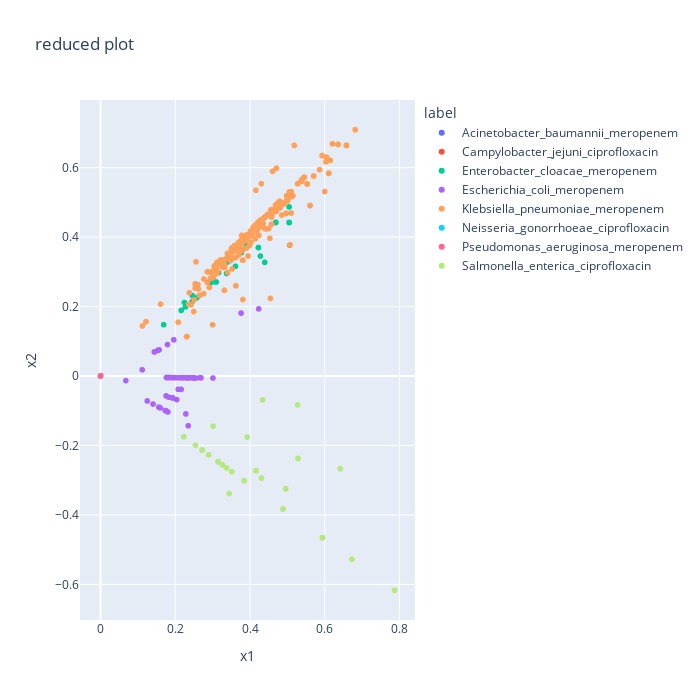

Notebook code cell kept with this figure:
### Code cell
lab = 'gen_spec_antib'
lab2 = 'phenotype'
embedding = amr_lsa
#embedding = amr_nmf
reduced_proj = pd.DataFrame({'x1': embedding[:,0], 'x2': embedding[:,1], 'label': metadata_tr[lab], 'label2': metadata_tr[lab2]})
fig = px.scatter(reduced_proj, x='x1', y='x2', hover_data='label2', color = 'label', title='reduced plot')
fig.update_layout(autosize=False, width=700, height=700)
fig.show()

### Figure 1 — Plotly figure (JSON) as saved in the notebook; plotly's stock layout.template omitted (floating-point values rounded to 4 significant figures; data arrays with more than 128 entries replaced by an {"elided": "..."} marker saying what was removed)
{"data": [{"customdata": {"elided": "269x1 str values"}, "hovertemplate": "label=Acinetobacter_baumannii_meropenem<br>x1=%{x}<br>x2=%{y}<br>label2=%{customdata[0]}<extra></extra>", "legendgroup": "Acinetobacter_baumannii_meropenem", "marker": {"color": "#636efa", "symbol": "circle"}, "mode": "markers", "name": "Acinetobacter_baumannii_meropenem", "showlegend": true, "type": "scattergl", "x": {"elided": "269 float values"}, "xaxis": "x", "y": {"elided": "269 float values"}, "yaxis": "y"}, {"customdata": {"elided": "475x1 str values"}, "hovertemplate": "label=Campylobacter_jejuni_ciprofloxacin<br>x1=%{x}<br>x2=%{y}<br>label2=%{customdata[0]}<extra></extra>", "legendgroup": "Campylobacter_jejuni_ciprofloxacin", "marker": {"color": "#EF553B", "symbol": "circle"}, "mode": "markers", "name": "Campylobacter_jejuni_ciprofloxacin", "showlegend": true, "type": "scattergl", "x": {"elided": "475 int values"}, "xaxis": "x", "y": {"elided": "475 int values"}, "yaxis": "y"}, {"customdata": [["Susceptible"], ["Susceptible"], ["Resistant"], ["Susceptible"], ["Resistant"], ["Resistant"], ["Resistant"], ["Susceptible"], ["Resistant"], ["Resistant"], ["Resistant"], ["Susceptible"], ["Resistant"], ["Resistant"], ["Resistant"], ["Susceptible"], ["Resistant"], ["Resistant"], ["Resistant"], ["Susceptible"], ["Resistant"], ["Resistant"], ["Resistant"], ["Resistant"], ["Resistant"], ["Resistant"], ["Resistant"], ["Resistant"], ["Susceptible"], ["Susceptible"], ["Resistant"], ["Resistant"], ["Susceptible"], ["Susceptible"], ["Susceptible"], ["Resistant"], ["Susceptible"], ["Resistant"], ["Resistant"], ["Resistant"], ["Resistant"], ["Susceptible"], ["Susceptible"], ["Susceptible"], ["Resistant"], ["Susceptible"], ["Susceptible"], ["Susceptible"], ["Susceptible"], ["Susceptible"], ["Susceptible"], ["Susceptible"], ["Susceptible"], ["Susceptible"], ["Susceptible"], ["Susceptible"], ["Susceptible"], ["Susceptible"], ["Susceptible"], ["Susceptible"], ["Susceptible"], ["Susceptible"], ["Susceptible"], ["Susceptible"], ["Susceptible"], ["Susceptible"], ["Resistant"], ["Resistant"]], "hovertemplate": "label=Enterobacter_cloacae_meropenem<br>x1=%{x}<br>x2=%{y}<br>label2=%{customdata[0]}<extra></extra>", "legendgroup": "Enterobacter_cloacae_meropenem", "marker": {"color": "#00cc96", "symbol": "circle"}, "mode": "markers", "name": "Enterobacter_cloacae_meropenem", "showlegend": true, "type": "scattergl", "x": [0.5048, 0.5048, 0.3374, 0.4278, 0.5046, 0.361, 0.5046, 0.1689, 0.2457, 0.2271, 0.2587, 0.5062, 0.4688, 0.3896, 0.3896, 0.5048, 0.2245, 0.5046, 0.4688, 0.2564, 0.4688, 0.4688, 0.5048, 0.4688, 0.377, 0.3766, 0.5048, 0.4688, 0.3374, 0.5048, 0.4688, 0.4688, 0.5048, 0.4224, 0.5048, 0.4688, 0.5048, 0.4688, 0.4688, 0.5048, 0.5048, 0.4688, 0.2453, 0.5048, 0.3159, 0.4393, 0.5048, 0.2157, 0.3092, 0.5062, 0.5048, 0.5048, 0.5048, 0.5048, 0.296, 0.4224, 0.3374, 0.5048, 0.5048, 0.5046, 0.4688, 0.4224, 0.5048, 0.5062, 0.5048, 0.3092, 0.4688, 0.3402], "xaxis": "x", "y": [0.4422, 0.4422, 0.2955, 0.3456, 0.4421, 0.3163, 0.4421, 0.148, 0.2318, 0.1989, 0.2266, 0.3773, 0.4423, 0.376, 0.376, 0.4422, 0.2118, 0.487, 0.4423, 0.2246, 0.4423, 0.4423, 0.4422, 0.4423, 0.3557, 0.3554, 0.4422, 0.4423, 0.2955, 0.4422, 0.4423, 0.4423, 0.4422, 0.3701, 0.4422, 0.4423, 0.4422, 0.4423, 0.4423, 0.4422, 0.4422, 0.4423, 0.2148, 0.4422, 0.298, 0.3275, 0.4422, 0.189, 0.2709, 0.3773, 0.4422, 0.4422, 0.4422, 0.4422, 0.2693, 0.3701, 0.2955, 0.4422, 0.4422, 0.4421, 0.4423, 0.3701, 0.4422, 0.3773, 0.4422, 0.2709, 0.4423, 0.3284], "yaxis": "y"}, {"customdata": {"elided": "264x1 str values"}, "hovertemplate": "label=Escherichia_coli_meropenem<br>x1=%{x}<br>x2=%{y}<br>label2=%{customdata[0]}<extra></extra>", "legendgroup": "Escherichia_coli_meropenem", "marker": {"color": "#ab63fa", "symbol": "circle"}, "mode": "markers", "name": "Escherichia_coli_meropenem", "showlegend": true, "type": "scattergl", "x": {"elided": "264 float values"}, "xaxis": "x", "y": {"elided": "264 float values"}, "yaxis": "y"}, {"customdata": {"elided": "1997x1 str values"}, "hovertemplate": "label=Klebsiella_pneumoniae_meropenem<br>x1=%{x}<br>x2=%{y}<br>label2=%{customdata[0]}<extra></extra>", "legendgroup": "Klebsiella_pneumoniae_meropenem", "marker": {"color": "#FFA15A", "symbol": "circle"}, "mode": "markers", "name": "Klebsiella_pneumoniae_meropenem", "showlegend": true, "type": "scattergl", "x": {"elided": "1997 float values"}, "xaxis": "x", "y": {"elided": "1997 float values"}, "yaxis": "y"}, {"customdata": {"elided": "178x1 str values"}, "hovertemplate": "label=Neisseria_gonorrhoeae_ciprofloxacin<br>x1=%{x}<br>x2=%{y}<br>label2=%{customdata[0]}<extra></extra>", "legendgroup": "Neisseria_gonorrhoeae_ciprofloxacin", "marker": {"color": "#19d3f3", "symbol": "circle"}, "mode": "markers", "name": "Neisseria_gonorrhoeae_ciprofloxacin", "showlegend": true, "type": "scattergl", "x": {"elided": "178 float values"}, "xaxis": "x", "y": {"elided": "178 float values"}, "yaxis": "y"}, {"customdata": {"elided": "536x1 str values"}, "hovertemplate": "label=Pseudomonas_aeruginosa_meropenem<br>x1=%{x}<br>x2=%{y}<br>label2=%{customdata[0]}<extra></extra>", "legendgroup": "Pseudomonas_aeruginosa_meropenem", "marker": {"color": "#FF6692", "symbol": "circle"}, "mode": "markers", "name": "Pseudomonas_aeruginosa_meropenem", "showlegend": true, "type": "scattergl", "x": {"elided": "536 float values"}, "xaxis": "x", "y": {"elided": "536 float values"}, "yaxis": "y"}, {"customdata": {"elided": "2165x1 str values"}, "hovertemplate": "label=Salmonella_enterica_ciprofloxacin<br>x1=%{x}<br>x2=%{y}<br>label2=%{customdata[0]}<extra></extra>", "legendgroup": "Salmonella_enterica_ciprofloxacin", "marker": {"color": "#B6E880", "symbol": "circle"}, "mode": "markers", "name": "Salmonella_enterica_ciprofloxacin", "showlegend": true, "type": "scattergl", "x": {"elided": "2165 float values"}, "xaxis": "x", "y": {"elided": "2165 float values"}, "yaxis": "y"}], "layout": {"autosize": false, "height": 700, "legend": {"title": {"text": "label"}, "tracegroupgap": 0}, "title": {"text": "reduced plot"}, "width": 700, "xaxis": {"anchor": "y", "domain": [0, 1], "title": {"text": "x1"}}, "yaxis": {"anchor": "x", "domain": [0, 1], "title": {"text": "x2"}}}}
